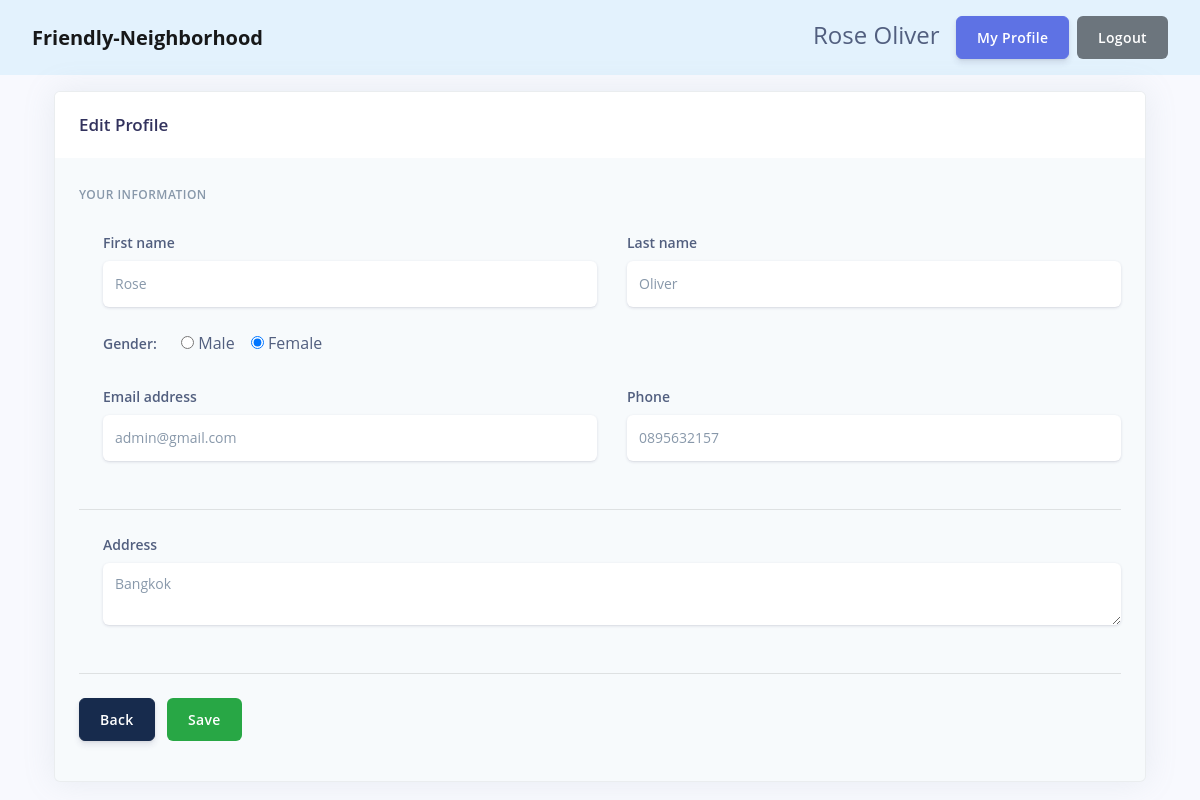
/editprofile.php (signed in), run on the app's committed database.
### tables this page shows
CREATE TABLE `user` (
  `UserID` int(11) NOT NULL,
  `Email` varchar(50) NOT NULL,
  `Password` varchar(255) NOT NULL,
  `UserType` varchar(10) NOT NULL,
  `FirstName` varchar(50) NOT NULL,
  `LastName` varchar(50) NOT NULL,
  `Gender` varchar(10) NOT NULL,
  `Address` varchar(250) NOT NULL,
  `PhoneNo` varchar(15) NOT NULL
);

### editprofile.php (the view, shortened to what this page needs)
<?php session_start(); require_once('connect.php');
    $id = $_SESSION['uid'];
    $q = "SELECT * FROM user WHERE UserID = '$id'";
    $result = $mysqli->query($q);
    $row = $result->fetch_array();
?>
<head>
    <head>
        <link href="vendor/bootstrap/css/bootstrap.min.css" rel="stylesheet">
        <link href="vendor/fontawesome-free/css/all.min.css" rel="stylesheet">
        <link href="vendor/simple-line-icons/css/simple-line-icons.css" rel="stylesheet" type="text/css">
        <link href="profile.css" rel="stylesheet">
    </head>
</head>
<body>
    <nav class="navbar navbar-expand-lg navbar-light py-3" style="background-color: #e3f2fd; font-size:x-large;">
        <a class="navbar-brand px-3" style="font-weight:bolder;" href="home.php">Friendly-Neighborhood</a>
        <div class="collapse navbar-collapse" id="navbarTogglerDemo02">
            <form class="form-inline my-2 my-lg-0 mx-3">
                <div class="float-right">
                    <?php
                    if ($_SESSION["login"] == "start") {
                        echo '<a class="btn btn-primary mr-2" href="login.php">Login</a>';
                        echo '<a class="btn btn-secondary" href="signup.php">Sign Up</a>';
                    }
                    else {
                        echo '<a>'.$row[4]." ".$row[5].'</a>';
                        echo '<a class="btn btn-primary mr-2 ml-3" href="user-profile.php">My Profile</a>';
                        echo '<a class="btn btn-secondary" href="logout.php">Logout</a>';
                    }
                    ?>
                </div>
            </form>
        </div>
    </nav>
    <div class="main-content">
        <nav class="navbar navbar-top navbar-expand-md navbar-dark" id="navbar-main">
            <div class="container-fluid">
                <div class=" order-xl-1 col-md-12">
                    <div class="card bg-secondary shadow">
                        <div class="card-header bg-white border-0">
                            <div class="row align-items-center">
                                <div class="col-8">
                                    <h3 class="mb-0" >Edit Profile</h3>
                                </div>
                            </div>
                        </div>
                        <div class="card-body">
                            <form class="validate-form" action="updateprofile.php" method="POST">
                                <h6 class="heading-small text-muted mb-4">Your Information</h6>
                                <div class="pl-lg-4">
                                    <div class="row">
                                        <div class="col-lg-6">
                                            <div class="form-group focused validate-input">
                                                <label class="form-control-label" for="input-first-name">First name</label>
                                                <input <?php echo 'value=' . $row[4]; ?> name="fname" type="text" id="input-first-name" class="form-control form-control-alternative" required>
                                            </div>
                                        </div>
                                        <div class="col-lg-6">
                                            <div class="form-group focused validate-input">
                                                <label class="form-control-label" for="input-last-name">Last name</label>
                                                <input name="lname" <?php echo 'value=' . $row[5]; ?> type="text" id="input-last-name" class="form-control form-control-alternative" required>
                                            </div>
                                        </div>
                                    </div>
                                    <div class="row">
                                        <div class="col-lg-6">
                                            <div class="form-group validate-input">
                                                <label class="form-control-label" for="input-email">Gender:</label> &emsp;
                                                <input type="radio" name="gender" value="Male" <?php echo ($row[6] == "Male" ? 'checked="checked"': ''); ?>> Male </label> &ensp;
                                                <input type="radio" name="gender" value="Female" <?php echo ($row[6] == "Female" ? 'checked="checked"': ''); ?>> Female </label>
                                            </div>
                                        </div>
                                    </div>
                                    <div class="row">
                                        <div class="col-lg-6">
                                            <div class="form-group validate-input">
                                                <label class="form-control-label" for="input-email">Email address</label>
                                                <input <?php echo 'value=' . $row[1]; ?> name="email" type="email" id="input-email" class="form-control form-control-alternative" required>
                                            </div>
                                        </div>
                                        <div class="col-lg-6">
                                            <div class="form-group focused validate-input">
                                                <label class="form-control-label" for="input-last-name">Phone</label>
                                                <input name="phone" <?php echo 'value=' . $row[8]; ?> type="number" id="phone" class="form-control form-control-alternative" required>
                                            </div>
                                        </div>
                                    </div>
                                </div>
                                <hr class="my-4">
                                <div class="pl-lg-4">
                                    <div class="row">
                                        <div class="col-md-12">
                                            <div class="form-group focused validate-input">
                                                <label class="form-control-label" for="input-address">Address</label>
                                                <textarea name="address" id="input-address" class="form-control form-control-alternative" type="text" required><?php echo $row[7]; ?></textarea>
                                            </div>
                                        </div>
                                    </div>
                                </div>
                                <hr class="my-4">
                                <div>
                                    <a href="user-profile.php?id=<?php echo $_SESSION["uid"] ;?>" type="button" class="btn btn-default">Back</a>
                                    <button type="submit" class="btn btn-success">Save</button>
                                </div>
                            </form>
                        </div>
                    </div>
                </div>
            </div>
        </div>
</body>

### data on the page
user: FirstName "Rose", LastName "Oliver", fname "Rose", lname "Oliver", Gender "☑", email "admin@gmail.com", phone "0895632157", address "Bangkok"
